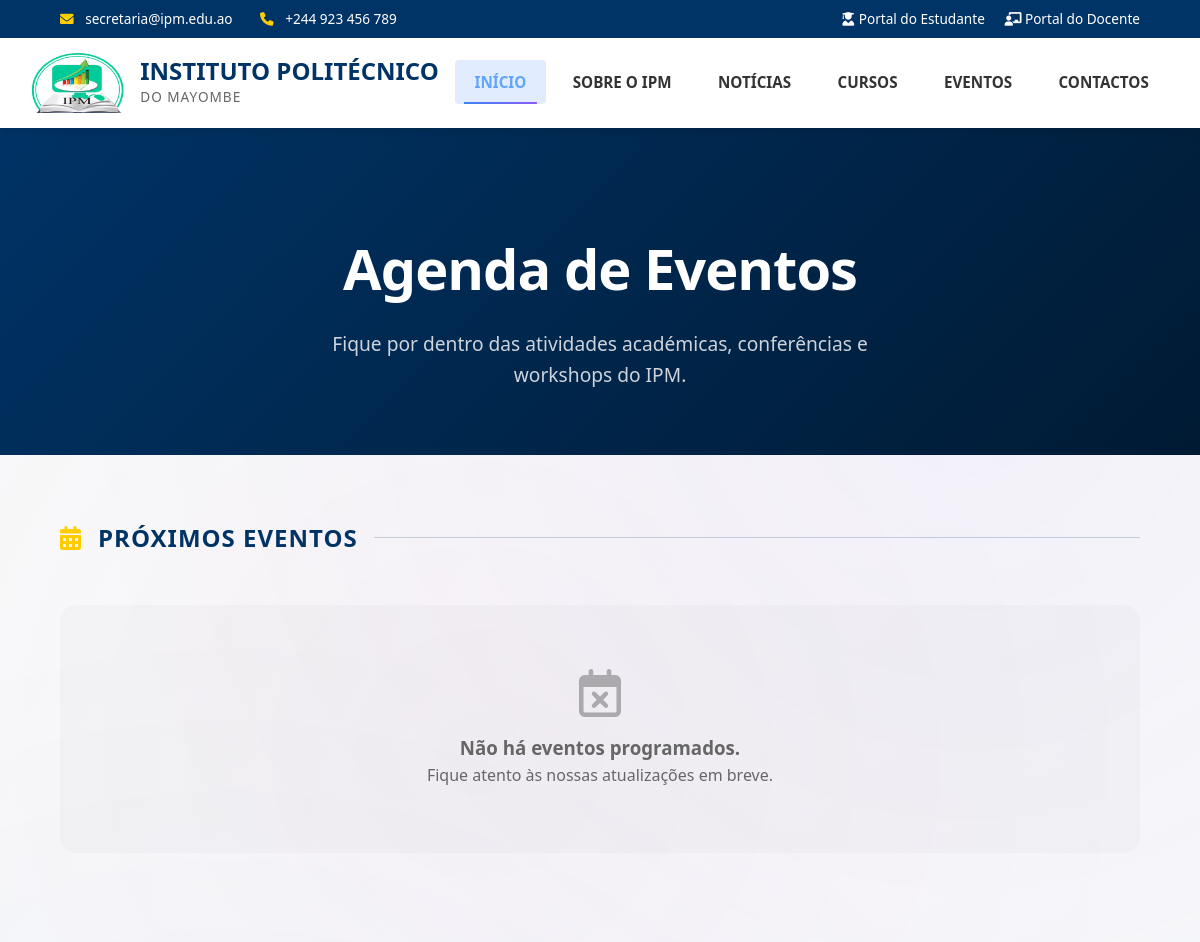
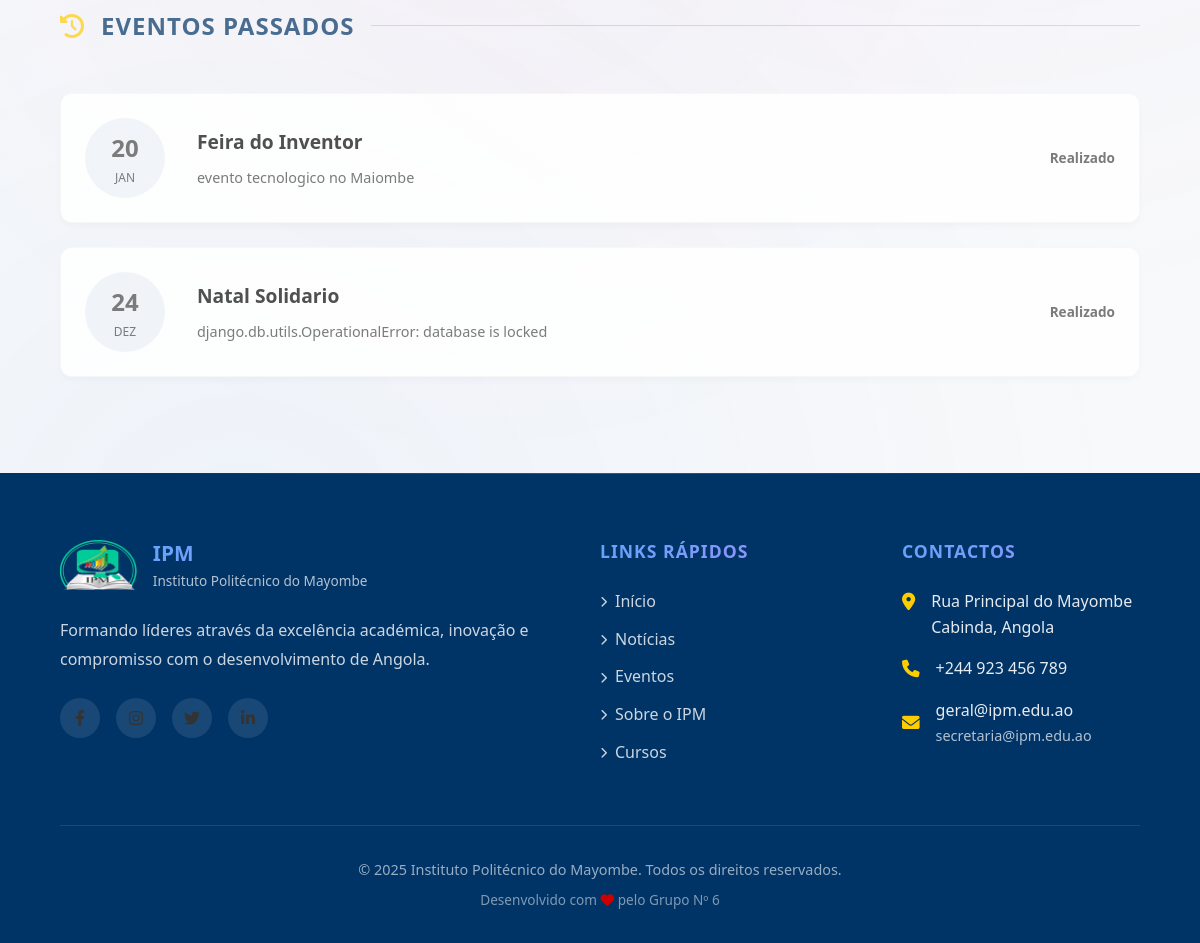
The page /eventos/ on the database its author committed (2 pictures, top to bottom).
### pages/models.py (models this page shows, shortened)
class Evento(models.Model):
    id = models.UUIDField(default=uuid.uuid4, editable=False, primary_key=True)
    titulo = models.CharField(max_length=255, verbose_name='Título')
    data = models.DateField(verbose_name='Data do Evento')
    descricao = models.TextField(blank=True, null=True, verbose_name='Descrição')
    criado_em = models.DateTimeField(auto_now_add=True)
    class Meta:
        verbose_name = 'Evento'
        verbose_name_plural = 'Eventos'
        ordering = ['data']

### pages/views.py (the view)
# urls.py: path('eventos/', EventsView.as_view(), name='eventos'),
class EventsView(ListView):
    template_name = 'pages/eventos.html'
    model = Noticia  # Dummy model, we override context
    def get_context_data(self, **kwargs):
        context = super().get_context_data(**kwargs)
        from .models import Evento
        from django.utils import timezone
        today = timezone.now().date()
        context['upcoming_events'] = Evento.objects.filter(data__gte=today).order_by('data')
        context['past_events'] = Evento.objects.filter(data__lt=today).order_by('-data') # Most recent past first
        return context

### pages/templates/pages/eventos.html (shortened to what this page needs)
{% extends 'pages/index.html' %}
{% load static %}
{% block content %}
<header class="events-header">
    <div class="container events-header-content">
        <h1 class="events-title">Agenda de Eventos</h1>
        <p class="events-subtitle">Fique por dentro das atividades académicas, conferências e workshops do IPM.</p>
    </div>
</header>
<main class="container">
    <section class="events-section">
        <div class="section-label">
            <i class="fas fa-calendar-alt"></i> Próximos Eventos
        </div>
        {% if upcoming_events %}
        <div class="events-grid">
            {% for evento in upcoming_events %}
            <article class="event-card">
                <div class="event-date-badge">
                    <span class="event-day">{{ evento.data|date:"d" }}</span>
                    <span class="event-month">{{ evento.data|date:"M" }}</span>
                </div>
                <div class="event-image">
                    <div style="width:100%; height:100%; background: linear-gradient(120deg, var(--uan-blue), var(--uan-light-blue)); display: flex; align-items: center; justify-content: center;">
                        <i class="fas fa-university" style="font-size: 3rem; color: rgba(255,255,255,0.2);"></i>
                    </div>
                </div>
                <div class="event-content">
                    <h3 class="event-title">{{ evento.titulo }}</h3>
                    <p class="event-desc">{{ evento.descricao|default:"Sem descrição disponível." }}</p>
                    <div class="event-footer">
                        <div class="event-time">
                            <i class="far fa-clock"></i> {{ evento.data|time:"H:i" }}
                        </div>
                        <a href="#" class="btn-details">Detalhes <i class="fas fa-arrow-right"></i></a>
                    </div>
                </div>
            </article>
            {% endfor %}
        </div>
        {% else %}
        <div class="empty-state">
            <i class="far fa-calendar-times" style="font-size: 3rem; margin-bottom: 1rem; opacity: 0.5;"></i>
            <h3>Não há eventos programados.</h3>
            <p>Fique atento às nossas atualizações em breve.</p>
        </div>
        {% endif %}
    </section>
    <section class="events-section">
        <div class="section-label" style="opacity: 0.7;">
            <i class="fas fa-history"></i> Eventos Passados
        </div>
        {% if past_events %}
        <div class="past-events-grid">
            {% for evento in past_events %}
            <article class="past-event-item">
                <div class="past-date">
                    <span>{{ evento.data|date:"d" }}</span>
                    <span>{{ evento.data|date:"M" }}</span>
                </div>
                <div class="past-info">
                    <h4>{{ evento.titulo }}</h4>
                    <p>{{ evento.descricao|truncatewords:20 }}</p>
                </div>
                <div style="margin-left: auto;">
                   <span style="font-size: 0.85rem; color: var(--text-muted); font-weight: 600;">Realizado</span>
                </div>
            </article>
            {% endfor %}
        </div>
        {% else %}
        <p style="color: var(--text-muted); text-align: center;">Nenhum histórico de eventos recente.</p>
        {% endif %}
    </section>
</main>
{% endblock %}

### static/css/styles.css (style rules this page uses)
html { scroll-behavior: smooth; }
:root { --uan-blue: #003366; --uan-light-blue: #0088cc; --uan-yellow: #ffcc00; --uan-red: #cc0000; --accent: var(--uan-blue); --accent-hover: var(--uan-light-blue); --secondary: var(--uan-yellow); --shadow-sm: 0 2px 4px rgba(0,0,0,0.05); --shadow-md: 0 4px 8px rgba(0,0,0,0.1); --shadow-lg: 0 10px 15px rgba(0,0,0,0.1); --transition: all 0.3s ease; --primary: #ffffff; --primary-light: #f4f7f6; --text-main: #333333; --text-active: #003366; --text-muted: #666666; --bg-main: #ffffff; --card-bg: #ffffff; --border-color: #e0e0e0; --header-bg: #ffffff; --header-top-bg: var(--uan-blue); --footer-bg: #003366; --footer-text: #ffffff; }
* { margin: 0; padding: 0; box-sizing: border-box; font-family: 'Segoe UI', 'Roboto', 'Helvetica Neue', sans-serif; }
body { background-color: var(--primary-light); color: var(--text-main); line-height: 1.6; overflow-x: hidden; }
.container { width: 90%; max-width: 1200px; margin: 0 auto; }

### static/css/animations.css (style rules this page uses)
body::before { content: ''; position: fixed; top: 0; left: 0; width: 100%; height: 100%; background: radial-gradient(circle at 20% 80%, rgba(59, 130, 246, 0.05) 0%, transparent 50%), radial-gradient(circle at 80% 20%, rgba(139, 92, 246, 0.05) 0%, transparent 50%), radial-gradient(circle at 40% 40%, rgba(236, 72, 153, 0.03) 0%, transparent 50%); pointer-events: none; z-index: -1; }

### rows shown on the page
Evento: data "20", data "JAN", titulo "Feira do Inventor", descricao "evento tecnologico no Maiombe"
Evento: data "24", data "DEZ", titulo "Natal Solidario", descricao "django.db.utils.OperationalError: database is locked"
